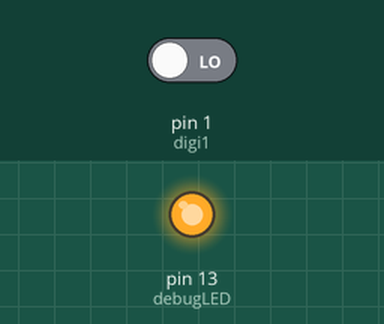
Recording of a sketch running on a simulated Arduino Uno, built with avr-gcc and run on an emulated ATmega328P. Parts: output pins drawn as LEDs (lit = HIGH). Inputs (shaded band) come from the test bench; at power-on: pin 1 (digi1) LOW. What the sketch prints to the serial monitor is not drawn.

Above: at 0.01 s.
At 1.0 s:
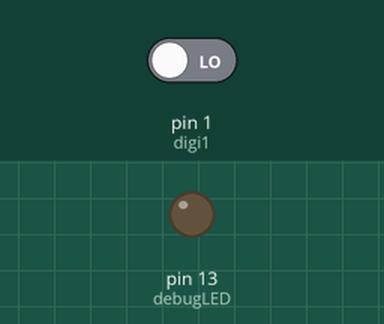
Timing chart, 0 to 2.5 s (numbered marks = the images above):
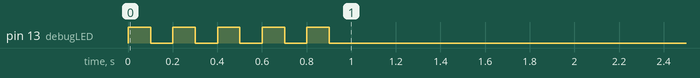

The sketch:

ARDUINO_GENERIC.ino
```cpp
#include <Wire.h>
#include "Adafruit_MCP23017.h"
#include "KD_ardu_button.h"

/* Hardware configuration */

// HW
#define BUTTON_DEBOUNCE 20                          // button debounce (ms)

// ADC
#define AUX_VREF 2.56
#define ADC_CHANNELS 1024

// I2C
#define I2C_ADDR 0x10
#define REG_HIGH_BYTE 0x00
#define REG_LOW_BYTE 0xA3

/* Define debugging level */

#define DEBUG_LEVEL 5
#define POST_INTERVAL 5000
#define SERIAL_PLOTTER 0
#define POLL_DELAY 50                               // Serial plotter poll delay

/* Serial port */

#define SERIAL_BAUD_RATE 57600                      // 57600 max with internal 8 MHz oscillator
#define READ_BUFFER_SIZE 32

/***********************************************************************************************************************/
/*                                                  pin definitions                                                    */
/***********************************************************************************************************************/

/* Arduino digital */
const int digi1 = 1;                                //
const int debugLED = 13;                            //

/* Arduino analog */
const int analog0 = 14;                             //

/* MCP23017 */

// GPIO A:
const unsigned char mcp_A0 = 0;
const unsigned char mcp_A1 = 1;
const unsigned char mcp_A2 = 2;
const unsigned char mcp_A3 = 3;
const unsigned char mcp_A4 = 4;
const unsigned char mcp_A5 = 5;
const unsigned char mcp_A6 = 6;
const unsigned char mcp_A7 = 7;

// GPIO B:
const unsigned char mcp_B0 = 8;
const unsigned char mcp_B1 = 9;
const unsigned char mcp_B2 = 10;
const unsigned char mcp_B3 = 11;
const unsigned char mcp_B4 = 12;
const unsigned char mcp_B5 = 13;
const unsigned char mcp_B6 = 14;
const unsigned char mcp_B7 = 15;

/***********************************************************************************************************************/
/*                                                   VARIABLES                                                         */
/***********************************************************************************************************************/

/* Other variables */

Adafruit_MCP23017 mcp;

// pin, pullup, inverted
Button button1(digi1, LOW, HIGH);

// Debugging
unsigned long _last_post_time = 0;
byte cycle_count = 0;

// enum type
enum machine_state_list {
  state1,
  state2,
  fault,
  unknown
};

machine_state_list machine_state = unknown;

/***********************************************************************************************************************/
/*                                                   FUNCTIONS                                                         */
/***********************************************************************************************************************/

void machine_state1();

/* Analog in */
float read_voltage();

/* Functions */
byte I2C_command(byte _command);

/***********************************************************************************************************************/
/*                                                   SETUP LOOP                                                        */
/***********************************************************************************************************************/

void setup() {

  // ADC
  analogReference(EXTERNAL);

  /* Pin settings on Arduino */

  // LEDs
  pinMode(debugLED, OUTPUT);
  digitalWrite(debugLED, LOW);

  // I2C
  Wire.begin();
  Wire.setClock(100000);

  /* Pin settings on MCP23017 */

  mcp.begin();

  // GPIO A:
  mcp.pinMode(mcp_A0, OUTPUT);
  mcp.digitalWrite(mcp_A0, LOW);
  mcp.pullUp(mcp_A0, LOW);

  // GPIO B:
  mcp.pinMode(mcp_B0, OUTPUT);
  mcp.digitalWrite(mcp_B0, LOW);

  /* Serial communications setup */

  Serial.begin(SERIAL_BAUD_RATE);
  while(!Serial){
    ;                                               // Needed for Atmega32U4
  }

#if DEBUG_LEVEL > 1
  Serial.println(F("Serial port opened"));
  Serial.print(F("Serial baud rate: "));
  Serial.print(SERIAL_BAUD_RATE);
  Serial.println(F(" bit/s"));
#endif

  /* Setup complete */

  // Delay with blinking
  for(int i = 0; i < 5; i++) {
    digitalWrite(debugLED, HIGH);
    delay(100);
    digitalWrite(debugLED, LOW);
    delay(100);
  }

#if DEBUG_LEVEL > 1
  Serial.println(F("Setup complete"));
#endif

}

/***********************************************************************************************************************/
/*                                                   MAIN LOOP                                                         */
/***********************************************************************************************************************/

void loop() {

  // State machine
  machine_state = state1;

  switch(machine_state) {
    case state1:
      machine_state1();
      break;

    case state2:
      break;

    case fault:
      break;

    case unknown:
      break;

    default:
      break;
  }

// Debugging
#if DEBUG_LEVEL > 4
    if((_last_post_time + POST_INTERVAL) < millis())
    {
      // Debug info
      Serial.println(F("debugging info:"));
      Serial.print(F("Cycle: "));
      Serial.println(cycle_count);

      _last_post_time = millis();
      cycle_count++;
      Serial.println("------");
  }
#endif
} // void loop()

/***********************************************************************************************************************/
/*                                             STATE MACHINE 1:                                                        */
/***********************************************************************************************************************/

void machine_state1() {
  if(button1.pressed()){
    return;
  } else {
    return;
  }
}

/***********************************************************************************************************************/
/*                                             STATE MACHINE 2:                                                        */
/***********************************************************************************************************************/

/***********************************************************************************************************************/
/*                                             STATE MACHINE fault                                                     */
/***********************************************************************************************************************/

/***********************************************************************************************************************/
/*                                             STATE MACHINE unknown                                                   */
/***********************************************************************************************************************/

/***********************************************************************************************************************/
/*                                                   FUNCTIONS                                                         */
/***********************************************************************************************************************/

/* Analog in */
float read_voltage() {
  float _result = 0;
  _result = AUX_VREF * analogRead(A1) / ADC_CHANNELS;
  return _result;
}

/* I2C */

byte I2C_command(byte _command) {
  byte _reading = 0x00;
  Wire.beginTransmission(I2C_ADDR);
  Wire.write(byte(REG_HIGH_BYTE));
  Wire.write(byte(REG_LOW_BYTE));
  Wire.write(_command);
  Wire.endTransmission();
  Wire.requestFrom(I2C_ADDR, 1);
  if (Wire.available()) {
    _reading = Wire.read();
  }
  return _reading;
}
```
